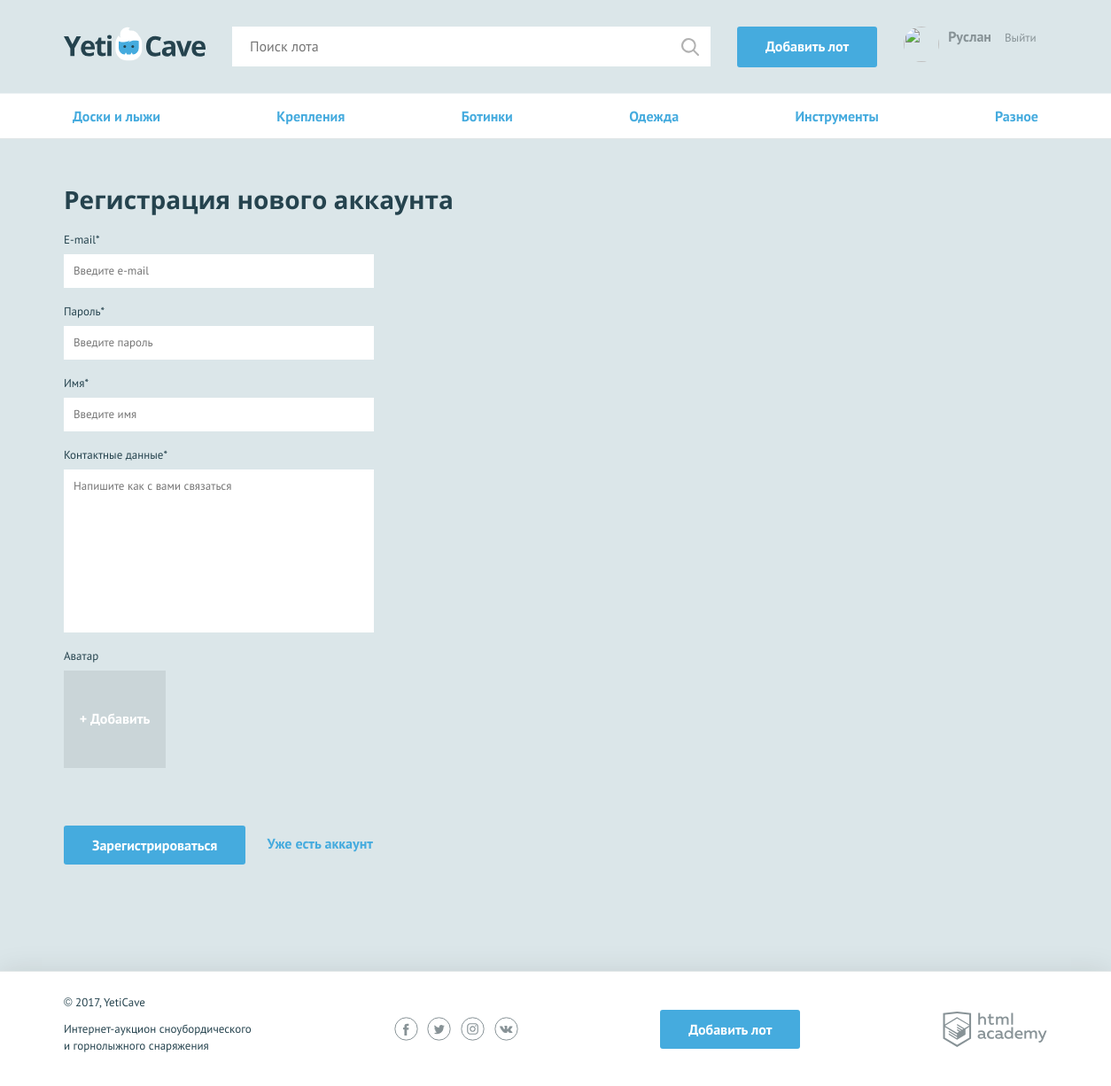
The app's page /sign-up.php (signed in) with its own data.
### tables this page shows
CREATE TABLE categories (
	category_id	int AUTO_INCREMENT PRIMARY KEY,
	catname		varchar(128) NOT NULL,
	catimage	varchar(32)
);

### functions.php (called while the page is built, shortened)
<?php
function renderTemplate($template_path, $template_data)
{
	if (file_exists($template_path))
	{
		extract($template_data);
		require_once ($template_path);
		$template_content = ob_get_clean();
	}
	else
	{
		$template_content = "";
	}
	return $template_content;
}
?>

### categories.php (called while the page is built, shortened)
<?php
$sql = 'SELECT * FROM categories';
$result = mysqli_query($link, $sql);
if ($result) {
        $categories = mysqli_fetch_all($result, MYSQLI_ASSOC);
}
else {
        showError(mysqli_error($link));
}
?>

### templates/_categories.php (the view)
<ul class="nav__list container">
    <?php foreach ($categories as $key => $value): ?>
      <li class="nav__item">
        <a href="all-lots.html"><?=$value['catname']; ?></a>
      </li>
    <?php endforeach; ?>
</ul>

### css/style.css (style rules this page uses)
body { min-width: 1140px; background-color: #dbe6e9; font-family: "PT Sans", sans-serif; font-weight: 400; font-size: 16px; line-height: 26px; color: #25434e; }
a { text-decoration: none; }
.container { width: 1110px; margin: 0 auto; padding: 0 15px; }
.nav__list { display: -webkit-flex; display: -ms-flexbox; display: flex; -webkit-justify-content: space-between; -ms-flex-pack: justify; justify-content: space-between; -webkit-flex-wrap: wrap; -ms-flex-wrap: wrap; flex-wrap: wrap; list-style: none; }
.nav__item a { position: relative; display: block; padding: 12px 10px; font-weight: 700; color: #45abde; }
.nav__item a::before { content: ""; display: none; position: absolute; bottom: 0; width: calc(100% - 20px); height: 3px; background-color: #e2e5e6; }

### records on screen
categories: catname "Доски и лыжи"
categories: catname "Крепления"
categories: catname "Ботинки"
categories: catname "Одежда"
categories: catname "Инструменты"
categories: catname "Разное"

### other values on screen
$user_name "Руслан"
